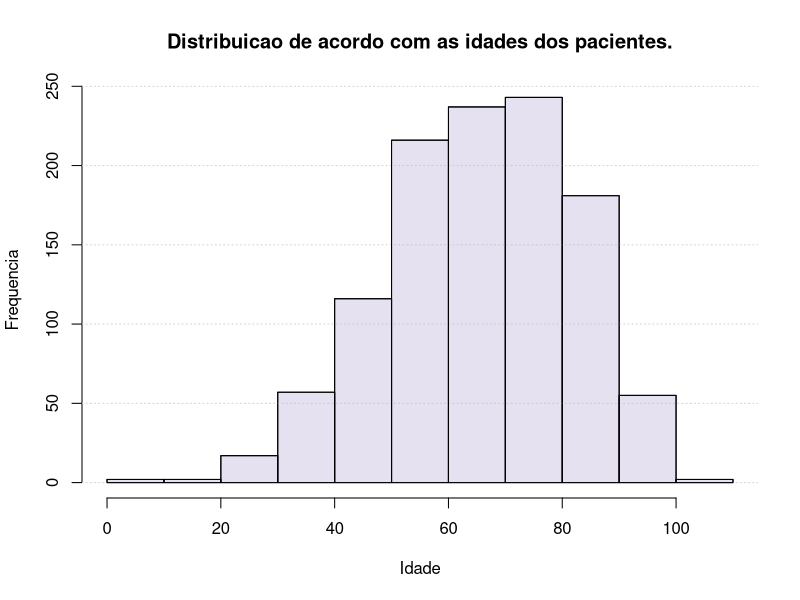
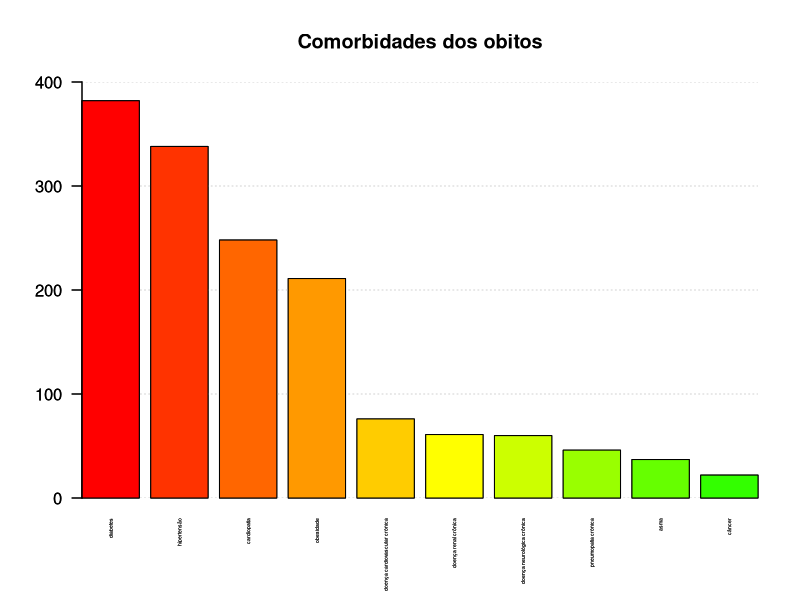
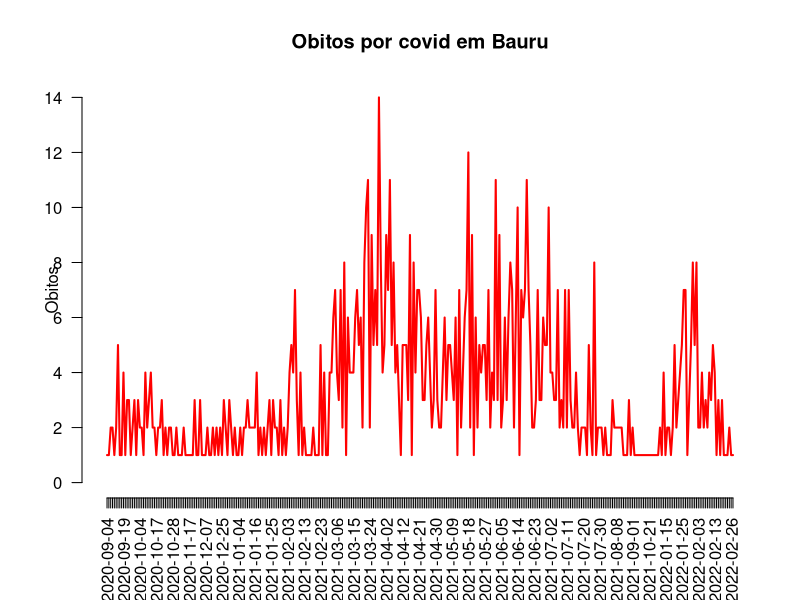
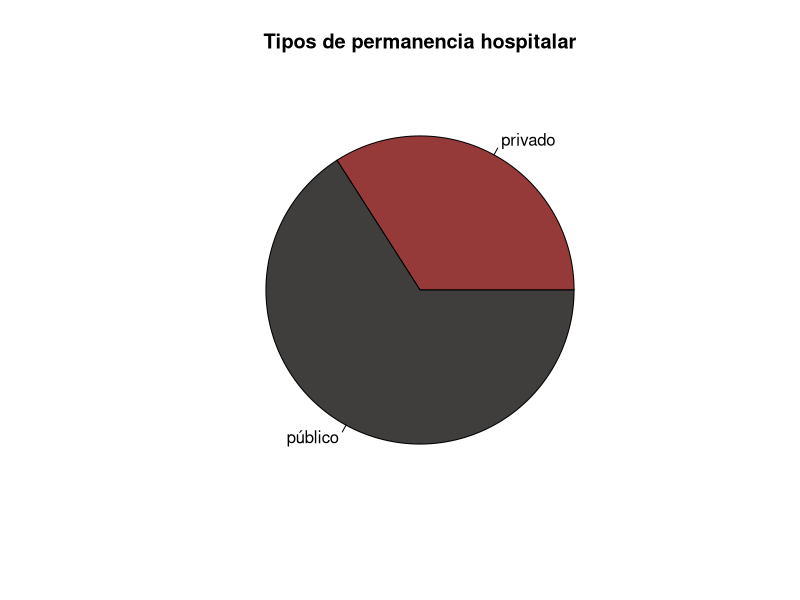
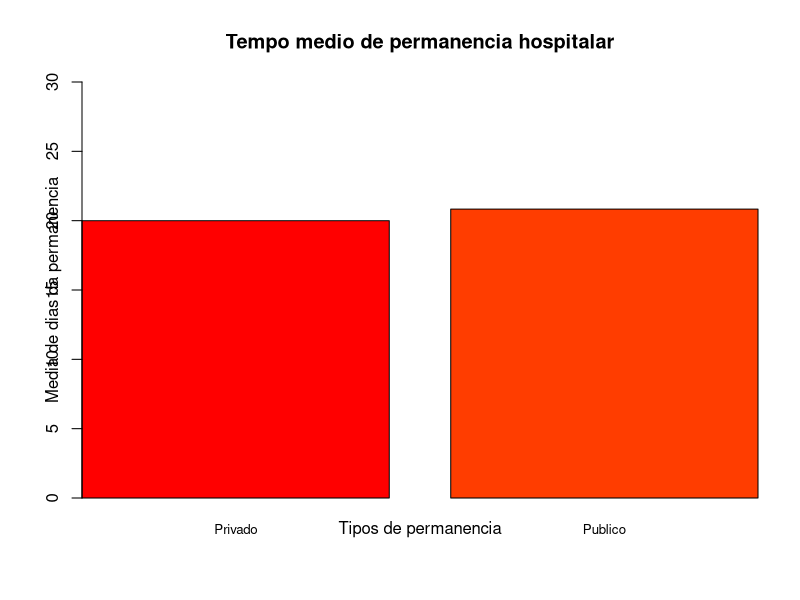
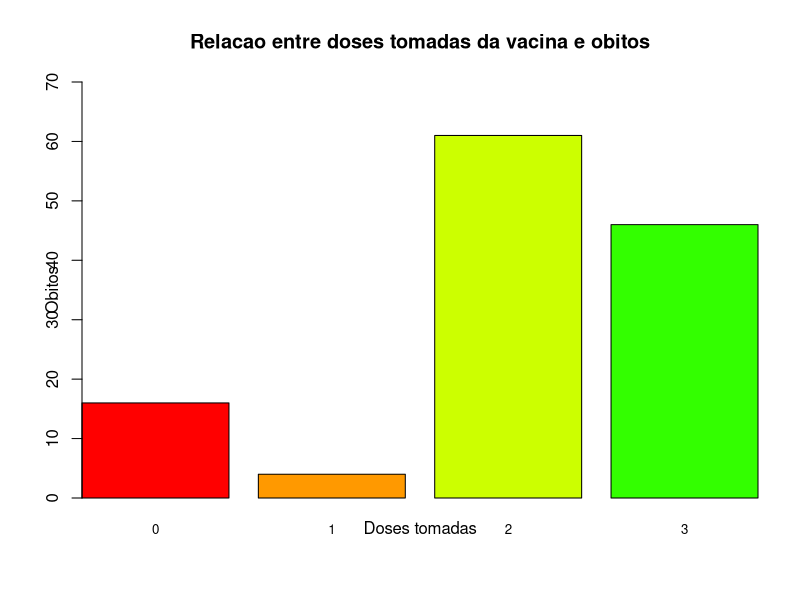

The R source for these figures, in order:
## ---- chunk 1
knitr::opts_chunk$set(echo = FALSE)
## ---- chunk 2
library(readxl)
library(dplyr)

planilha_mortes <- read_excel("../dados/covid_19_bauru_mortes.xlsx",col_types = c("date", "text", "numeric", "date", "text", "text", "date", "numeric"))

idades <- planilha_mortes$'idade'

hist(idades, main = "Distribuicao de acordo com as idades dos pacientes.", xlab = "Idade", ylab= "Frequencia", col=rgb(0.5,0.4,0.7,0.1))
grid(nx=NA, ny=NULL)
hist(idades, main = "Distribuicao de acordo com as idades dos pacientes.", xlab = "Idade", ylab= "Frequencia", col=rgb(0.5,0.4,0.7,0.1),add = TRUE)

## ---- chunk 3
comorbidades <- c(planilha_mortes$comorbidade[complete.cases(planilha_mortes$comorbidade)])
separados <- strsplit(comorbidades," e ")
vetor_com <- unlist(separados)
tabela_com <- as.data.frame(table(vetor_com))
tabela_com <- tabela_com[with(tabela_com,order(-Freq)),]
tabela_com <- tabela_com[1:10,]

par(mgp=c(1,1,0))
barplot(tabela_com$Freq,las=2, main ="Comorbidades dos obitos", names.arg = tabela_com$vetor_com, ylim=c(0, 400) ,cex.names = 0.3, xaxs = "i", col = rainbow(30))
grid(nx=NA, ny=NULL)
barplot(tabela_com$Freq,las=2, main ="Comorbidades dos obitos", names.arg = tabela_com$vetor_com, ylim=c(0, 400) ,cex.names = 0.3, xaxs = "i", col = rainbow(30),add = TRUE)

## ---- chunk 4
data_morte <- subset(planilha_mortes, data_obito >= "2020-07-09")
data_morte <- table(data_morte$data_obito)
plot(data_morte, type="l",las = 2, col="red", ylab = "Obitos", main = "Obitos por covid em Bauru")

## ---- chunk 5
hosp_priv <- planilha_mortes %>% filter(tipo_hosp=="privado")
hosp_publi <- planilha_mortes %>% filter(tipo_hosp=="público")
inicio_priv <- hosp_priv$'inicio_sintoma'
fim_priv <- hosp_priv$'data_obito'
dias_priv <- difftime(as.Date(fim_priv), as.Date(inicio_priv), units = "days")
dias_priv <- na.omit(dias_priv)
dias_priv[dias_priv < 0] = 0
media_priv <- mean(dias_priv)
inicio_publi <- hosp_publi$'inicio_sintoma'
fim_publi <- hosp_publi$'data_obito'
dias_publi <- difftime(as.Date(fim_publi), as.Date(inicio_publi), units = "days")
dias_publi <- na.omit(dias_publi)
dias_publi[dias_publi < 0] = 0
media_publi <- mean(dias_publi)
hospitais <- planilha_mortes$'tipo_hosp'
tabela_hosp <- table(hospitais)
pie(tabela_hosp, main = "Tipos de permanencia hospitalar",col = c("#963939", "#403d3d"))

## ---- chunk 6
medias_hosp <- c(media_priv, media_publi)
barplot(as.vector(medias_hosp), main="Tempo medio de permanencia hospitalar", xlab="Tipos de permanencia", ylab="Media de dias da permanencia", names.arg = c ("Privado", "Publico"),ylim=c(0, 30), cex.names = 0.8, xaxs = "i", col=rainbow(25))

## ---- chunk 7
doses_tomadas <- planilha_mortes$'doses_vacina'
tabela_vacinas <- as.data.frame(table(doses_tomadas))
barplot(tabela_vacinas$Freq, main ="Relacao entre doses tomadas da vacina e obitos", xlab = "Doses tomadas", ylab = "Obitos", names.arg = tabela_vacinas$doses_tomadas, ylim=c(0, 70) ,cex.names = 0.8, xaxs = "i", col = rainbow(10))

